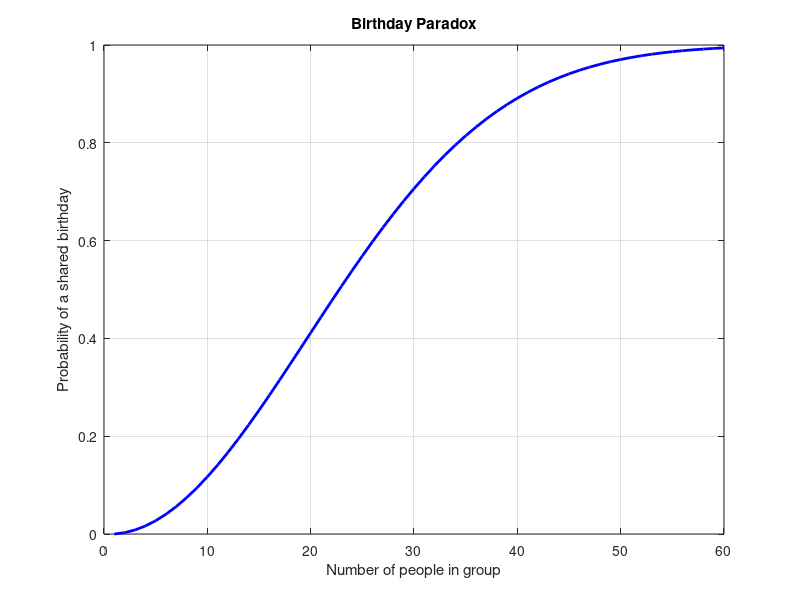

The MATLAB script that drew this image: (Note: this script raises an error after producing the figure.)
% birthday paradox
clear; clc; close all;

days = 365;  
maxPeople = 60;     
prob = zeros(1, maxPeople);   % store probabilities

% Calculate probability for each group size
for n = 1:maxPeople
    % Probability that all birthdays are different
    pDistinct = 1;
    for k = 0:n-1
        pDistinct = pDistinct * (days - k) / days;
    end
    % Probability that at least two share a birthday
    prob(n) = 1 - pDistinct;
end

% Plot the curve
plot(1:maxPeople, prob, 'b-', 'LineWidth', 2);
xlabel('Number of people in group');
ylabel('Probability of a shared birthday');
title('Birthday Paradox');
grid on;

% Add a 50% line
yline(0.5, '--k', '50% chance');
